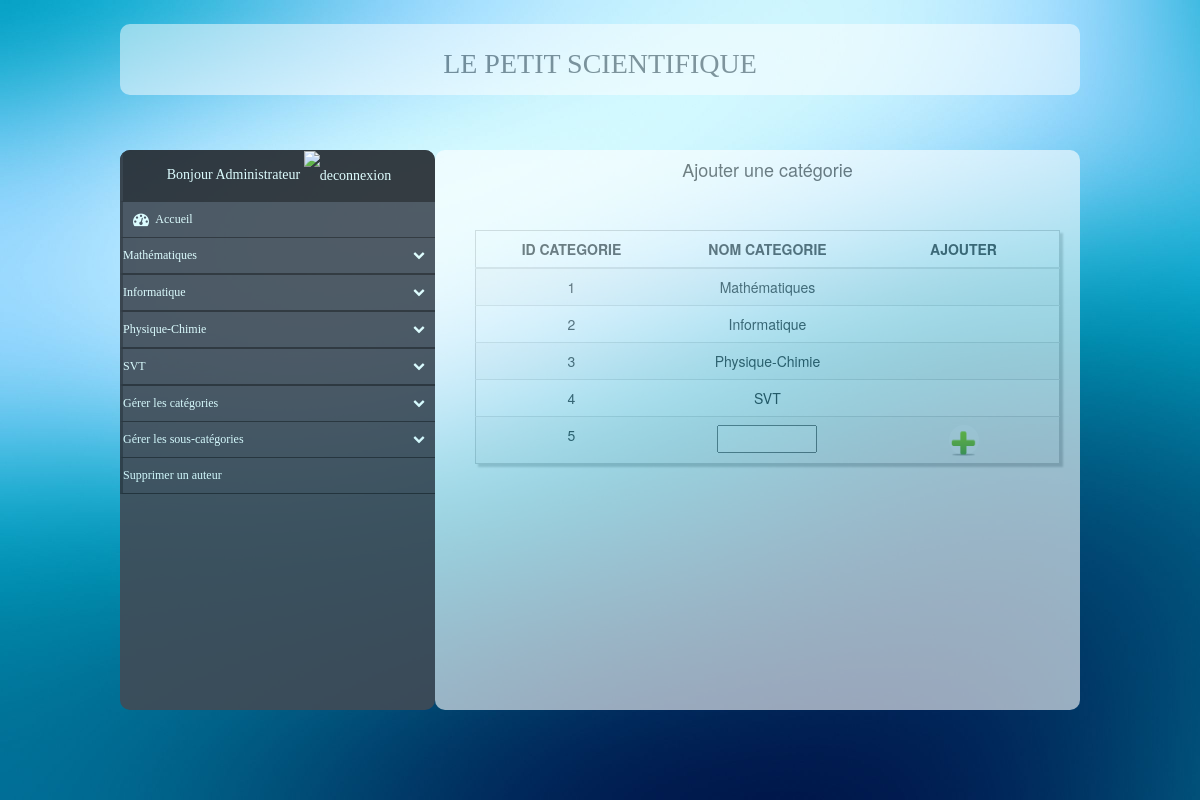
Page /lepetitscientifique?ajouterCateg (signed in) on the committed database.
### tables this page shows
CREATE TABLE `categorie` (
  `id_categ` int(11) NOT NULL,
  `nom_categ` varchar(40) NOT NULL
);

### categorieModel.php (called while the page is built, shortened)
<?php
class Categorie {
	private $_db;
	public function __construct() 	{
		try {
			$this->_db = new PDO('mysql:host='.HOSTNAME.';dbname='.DBMENU, USER, PASSWD);
		} catch (PDOException $e) {
			print 'Error!: ' . $e_>getMessage() . '<br/>';
			die();
		}
	}
	public function getCategories() {
		$query = "SELECT * FROM categorie";
		$request = $this->_db->prepare($query);
		$request->execute();
		$data = $request->fetchAll();
		return $data;
	}
}
?>

### vueMenu.php (the view, shortened to what this page needs)
<?php
function menu($dataCateg, $dataSousCateg, $dataArticle) {
	echo " 		<div class=\"nav-side-menu\">\n";
	echo "			<div class=\"menu-list\">\n";
	echo " 				<ul id=\"menu-content\" class=\"menu-content collapse out\">\n";
	echo " 					<li class=\"brand\">\n";
	if (isset($_SESSION['mail'])) {
		echo "						Bonjour ".$_SESSION['prenom']." ".$_SESSION['nom']."\n";
		echo "						<a href=\"deconnexion.php\"><img src=\"images/dec.png\" width=\"25\" height=\"25\" alt=\"deconnexion\"/></a>\n";
	}
	echo " 					</li>\n";
	echo " 					<li>\n";
	echo "						<a class=\"block\" href=\"lepetitscientifique.php\">\n";
	echo "							<i class=\"fa fa-dashboard fa-lg\"></i> Accueil\n";
	echo "						</a>\n";
	echo "					</li>\n";
	$cpt = 0;
	foreach($dataCateg as $nomCateg) {
		$cpt = $cpt + 1;
		echo " 					<li data-toggle=\"collapse\" data-target=\"#categ".$cpt."\" class=\"collapsed\">\n";
		echo "						".$nomCateg['nom_categ']." <span class=\"arrow\"></span>\n";
		echo " 					</li>\n";
		echo "					<li><ul class=\"sub-menu collapse\" id=\"categ".$cpt."\">\n";
		echo " 					</ul></li>\n";
	}
	if (isset($_SESSION['mail']) && $_SESSION['admin'] == 1) {
		echo " 				<li data-toggle=\"collapse\" data-target=\"#new\" class=\"collapsed \">\n";
		echo "					Gérer les catégories<span class=\"arrow\"></span>\n";
		echo "				</li>\n";
		echo " 				<li data-toggle=\"collapse\" data-target=\"#new1\" class=\"collapsed \">\n";
		echo "					Gérer les sous-catégories<span class=\"arrow\"></span>\n";
		echo "				</li>\n";
		echo " 					<li>\n";
		echo "						<a href=\"lepetitscientifique?supprimerAuteur\">Supprimer un auteur</a>\n";
		echo "					</li>\n";
	} else if (isset($_SESSION['mail'])) {
		echo " 					<li>\n";
		echo "						<a class=\"block\" href=\"lepetitscientifique?modifierAuteur\"><i class=\"fa fa-user fa-lg\"></i>Modifier son compte</a>\n";
		echo "					</li>\n";
		echo " 					<li data-toggle=\"collapse\" data-target=\"#new2\" class=\"collapsed \">\n";
		echo "						Gérer les articles<span class=\"arrow\"></span>\n";
		echo " 						<ul class=\"sub-menu collapse\" id=\"new2\">\n";
		echo " 							<li>\n";
		echo "								<a class=\"block\" href=\"lepetitscientifique?ajouterArticle\">Ajouter un article</a>\n";
		echo "							</li>\n";
		echo " 							<li>\n";
		echo "								<a class=\"block\" href=\"lepetitscientifique?modifierArticle\">Modifier un article</a>\n";
		echo "							</li>\n";
		echo " 							<li>\n";
		echo "								<a class=\"block\" href=\"lepetitscientifique?supprimerArticle\">Supprimer un article</a>\n";
		echo "							</li>\n";
		echo "						</ul>\n";
		echo "					</li>\n";
	}
	echo " 				</ul>\n";
	echo " 			</div>\n";
	echo " 		</div>\n";
}
?>

### vueGestionCateg.php (shortened to what this page needs)
<?php
function tabAjouteCateg($data1) {
	echo "			<h4>Ajouter une catégorie</h4>\n";
	echo "			<div class=\"custyle\">\n";
	echo "				<form action=\"lepetitscientifique.php\" method=\"get\">\n";
	echo "					<table class=\"table table-striped custab\">\n";
	echo "						<thead>\n";
	echo "							<tr>\n";
	echo "								<th> ID CATEGORIE 	</th>\n";
	echo "								<th> NOM CATEGORIE	</th>\n";
	echo "								<th> AJOUTER		</th>\n";
	echo "							</tr>\n";
	echo "						</thead>\n";
	$dernierId = 0;
	foreach($data1 as $tuple) {
		echo "						<tr>\n";
		echo "							<td>\n";
		echo "								".$tuple['id_categ']."\n";
		echo "							</td>\n";
		echo "							<td>\n";
		echo "								".$tuple['nom_categ']."\n";
		echo "							</td>\n";
		echo "							<td></td>\n";
		echo "						</tr>\n";
		$dernierId = $tuple['id_categ'] + 1;
	}
	echo "						<tr>\n";
	echo "							<td> $dernierId <input type=\"hidden\" name=\"insert_id_categ\" value=\"$dernierId\"><input type=\"hidden\" name=\"ajouterCateg\"></td>\n";
	echo "							<td> <input class=\"saisie\" type=\"text\" name=\"insert_nom_categ\" required=required pattern=\"([-A-z0-9À-ž\s]){3,}\">	</td>\n";
	echo "							<td> <button class=\"btn btn-default btn-circle\" type=\"submit\"><img width=\"25\" height=\"25\" src=\"images/ajout.png\" alt=\"ajout\"/></button>	</td>\n";
	echo "						</tr>\n";
	if (count($data1) >= 1) {
		echo "					</table>\n";
	}
	echo "				</form>\n";
	echo " 			</div>\n";
}
?>

### style.css (style rules this page uses)
.btn-circle { width: 30px; height: 30px; text-align: center; padding: 6px 0; font-size: 12px; line-height: 1.428571429; border-radius: 15px; border: none; }
h4 { margin-top: 10px; text-align: center; }
.centre td, th, tr { width: 120px; height: 30px; text-align: center; }
table { left: 300px; top: 150px; border: none; }
thead { font-weight: bold; }
.saisie { margin-left: 5px; margin-right: 5px; padding: 2px; width: 100px; }
.custyle { margin-right: 40px; margin-bottom: 140px; }
.custab { border: 1px solid #ccc; padding: 5px; margin-left: 20px; margin-top: 50px; overflow: auto; box-shadow: 3px 3px 2px #ccc; transition: 0.5s; }
a.block { display:inline-block; width: 83%; }
.nav-side-menu { opacity: 0.90; position: fixed; overflow: auto; font-family: verdana; font-size: 12px; font-weight: 200; background-color: #414b56; z-index: 1; left: 10%; top: 150px; width: 315px; height: 70%; color: #e1ffff; border-radius: 10px; }
.nav-side-menu .brand { background-color: #23282e; line-height: 50px; display: block; text-align: center; font-size: 14px; }
.nav-side-menu ul, .nav-side-menu li { list-style: none; padding: 0px; margin: 0px; line-height: 35px; cursor: pointer; }
.nav-side-menu li { padding-left: 0px; border-left: 3px solid #2e353d; border-bottom: 1px solid #23282e; }
.nav-side-menu li a { text-decoration: none; color: #e1ffff; }
.nav-side-menu li a i { padding-left: 10px; width: 20px; padding-right: 20px; }
@media (min-width: 767px) { .nav-side-menu .menu-list .menu-content { display: block; } }
body { margin: 0px; padding: 0px; background: url(images/fond2.jpeg) 0px center no-repeat; }

### rows in the picture
categorie: nom_categ "Mathématiques", id_categ "1"
categorie: nom_categ "Informatique", id_categ "2"
categorie: nom_categ "Physique-Chimie", id_categ "3"
categorie: nom_categ "SVT", id_categ "4", id_categ "5"

### other values in the picture
$_SESSION['nom'] "Administrateur"
